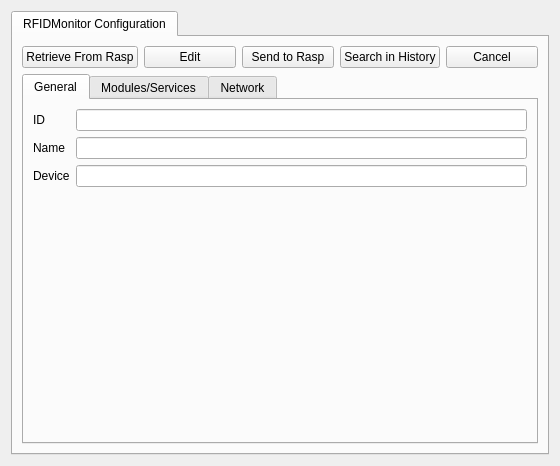
<?xml version="1.0" encoding="UTF-8"?>
<ui version="4.0">
 <class>RFIDMonitorManipulatorWidget</class>
 <widget class="QWidget" name="RFIDMonitorManipulatorWidget">
  <property name="geometry">
   <rect>
    <x>0</x>
    <y>0</y>
    <width>560</width>
    <height>464</height>
   </rect>
  </property>
  <property name="windowTitle">
   <string>RFIDMonitor Manipulator</string>
  </property>
  <layout class="QVBoxLayout" name="verticalLayout">
   <item>
    <widget class="QTabWidget" name="tabWidgetRFIDMonitor">
     <property name="currentIndex">
      <number>0</number>
     </property>
     <widget class="QWidget" name="tab">
      <attribute name="title">
       <string>RFIDMonitor Configuration</string>
      </attribute>
      <layout class="QVBoxLayout" name="verticalLayout_2">
       <item>
        <layout class="QHBoxLayout" name="horizontalLayout">
         <item>
          <widget class="QPushButton" name="btRetrieveFromRasp">
           <property name="text">
            <string>Retrieve From Rasp</string>
           </property>
          </widget>
         </item>
         <item>
          <widget class="QPushButton" name="btEdit">
           <property name="text">
            <string>Edit</string>
           </property>
          </widget>
         </item>
         <item>
          <widget class="QPushButton" name="btSendToRasp">
           <property name="text">
            <string>Send to Rasp</string>
           </property>
          </widget>
         </item>
         <item>
          <widget class="QPushButton" name="btSearchInHistory">
           <property name="text">
            <string>Search in History</string>
           </property>
          </widget>
         </item>
         <item>
          <widget class="QPushButton" name="btCancel">
           <property name="text">
            <string>Cancel</string>
           </property>
          </widget>
         </item>
        </layout>
       </item>
       <item>
        <widget class="QTabWidget" name="tabWidgetConfigData">
         <property name="currentIndex">
          <number>0</number>
         </property>
         <widget class="QWidget" name="tabGeneral">
          <attribute name="title">
           <string>General</string>
          </attribute>
          <layout class="QFormLayout" name="formLayout">
           <property name="fieldGrowthPolicy">
            <enum>QFormLayout::AllNonFixedFieldsGrow</enum>
           </property>
           <item row="0" column="0">
            <widget class="QLabel" name="label">
             <property name="text">
              <string>ID</string>
             </property>
            </widget>
           </item>
           <item row="0" column="1">
            <widget class="QLineEdit" name="leID"/>
           </item>
           <item row="1" column="0">
            <widget class="QLabel" name="label_2">
             <property name="text">
              <string>Name</string>
             </property>
            </widget>
           </item>
           <item row="1" column="1">
            <widget class="QLineEdit" name="leName"/>
           </item>
           <item row="2" column="0">
            <widget class="QLabel" name="label_5">
             <property name="text">
              <string>Device</string>
             </property>
            </widget>
           </item>
           <item row="2" column="1">
            <widget class="QLineEdit" name="leDevice"/>
           </item>
          </layout>
         </widget>
         <widget class="QWidget" name="tabModules">
          <attribute name="title">
           <string>Modules/Services</string>
          </attribute>
          <layout class="QVBoxLayout" name="verticalLayout_3">
           <item>
            <widget class="QGroupBox" name="groupBox_3">
             <property name="title">
              <string>Available Modules/Services</string>
             </property>
             <layout class="QVBoxLayout" name="verticalLayout_5">
              <item>
               <widget class="QTreeView" name="treeViewAvailableModules">
                <property name="minimumSize">
                 <size>
                  <width>0</width>
                  <height>0</height>
                 </size>
                </property>
               </widget>
              </item>
             </layout>
            </widget>
           </item>
           <item>
            <widget class="QGroupBox" name="groupBox">
             <property name="title">
              <string>Default Services</string>
             </property>
             <layout class="QFormLayout" name="formLayout_2">
              <item row="0" column="0">
               <widget class="QLabel" name="label_6">
                <property name="text">
                 <string>Reader</string>
                </property>
               </widget>
              </item>
              <item row="0" column="1">
               <widget class="QComboBox" name="cbDefaultReaderService"/>
              </item>
              <item row="1" column="0">
               <widget class="QLabel" name="label_7">
                <property name="text">
                 <string>Persister</string>
                </property>
               </widget>
              </item>
              <item row="1" column="1">
               <widget class="QComboBox" name="cbDefaultPersisterService"/>
              </item>
              <item row="2" column="0">
               <widget class="QLabel" name="label_8">
                <property name="text">
                 <string>Exporter</string>
                </property>
               </widget>
              </item>
              <item row="2" column="1">
               <widget class="QComboBox" name="cbDefaultExporterService"/>
              </item>
              <item row="3" column="0">
               <widget class="QLabel" name="label_9">
                <property name="text">
                 <string>Syncronizer</string>
                </property>
               </widget>
              </item>
              <item row="3" column="1">
               <widget class="QComboBox" name="cbDefaultSyncronizerService"/>
              </item>
              <item row="4" column="0">
               <widget class="QLabel" name="label_10">
                <property name="text">
                 <string>Communicator</string>
                </property>
               </widget>
              </item>
              <item row="4" column="1">
               <widget class="QComboBox" name="cbDefaultCommunicatorService"/>
              </item>
              <item row="5" column="0">
               <widget class="QLabel" name="label_14">
                <property name="text">
                 <string>Packager</string>
                </property>
               </widget>
              </item>
              <item row="5" column="1">
               <widget class="QComboBox" name="cbDefaultPackagerService"/>
              </item>
             </layout>
            </widget>
           </item>
          </layout>
         </widget>
         <widget class="QWidget" name="tabNetwork">
          <attribute name="title">
           <string>Network</string>
          </attribute>
          <layout class="QVBoxLayout" name="verticalLayout_4">
           <item>
            <widget class="QGroupBox" name="groupBox_4">
             <property name="title">
              <string>Rasp interface</string>
             </property>
             <layout class="QFormLayout" name="formLayout_4">
              <property name="fieldGrowthPolicy">
               <enum>QFormLayout::AllNonFixedFieldsGrow</enum>
              </property>
              <item row="0" column="0">
               <widget class="QLabel" name="label_3">
                <property name="text">
                 <string>MAC</string>
                </property>
               </widget>
              </item>
              <item row="0" column="1">
               <widget class="QLineEdit" name="leMac"/>
              </item>
             </layout>
            </widget>
           </item>
           <item>
            <widget class="QGroupBox" name="groupBox_2">
             <property name="title">
              <string>Wireless</string>
             </property>
             <layout class="QFormLayout" name="formLayout_3">
              <item row="0" column="0">
               <widget class="QLabel" name="label_11">
                <property name="text">
                 <string>SSID</string>
                </property>
               </widget>
              </item>
              <item row="0" column="1">
               <widget class="QLineEdit" name="leWirelessSSID"/>
              </item>
              <item row="1" column="0">
               <widget class="QLabel" name="label_12">
                <property name="text">
                 <string>Password</string>
                </property>
               </widget>
              </item>
              <item row="1" column="1">
               <widget class="QLineEdit" name="leWirelessPassword"/>
              </item>
             </layout>
            </widget>
           </item>
           <item>
            <widget class="QGroupBox" name="groupBox_5">
             <property name="title">
              <string>Server</string>
             </property>
             <layout class="QFormLayout" name="formLayout_5">
              <item row="0" column="0">
               <widget class="QLabel" name="label_4">
                <property name="text">
                 <string>Address</string>
                </property>
               </widget>
              </item>
              <item row="0" column="1">
               <widget class="QLineEdit" name="leServerAddress"/>
              </item>
              <item row="1" column="0">
               <widget class="QLabel" name="label_13">
                <property name="text">
                 <string>Port</string>
                </property>
               </widget>
              </item>
              <item row="1" column="1">
               <widget class="QLineEdit" name="leServerPort"/>
              </item>
             </layout>
            </widget>
           </item>
          </layout>
         </widget>
        </widget>
       </item>
      </layout>
     </widget>
    </widget>
   </item>
  </layout>
 </widget>
 <resources/>
 <connections/>
</ui>
